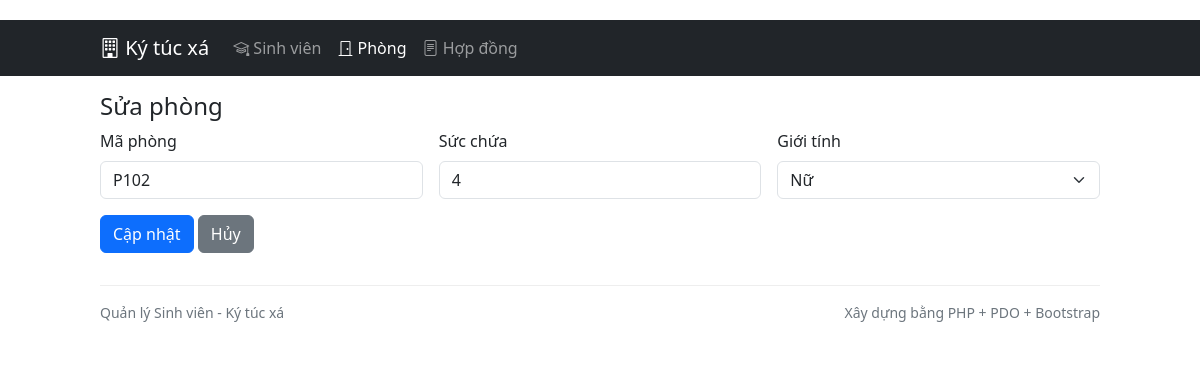
Page /index.php?r=rooms/edit&id=2 on the committed database.
### tables this page shows
CREATE TABLE IF NOT EXISTS `rooms` (
  `id` INT UNSIGNED NOT NULL AUTO_INCREMENT,
  `room_code` VARCHAR(20) NOT NULL,
  `capacity` INT UNSIGNED NOT NULL DEFAULT 4,
  `gender` ENUM('male','female','') NOT NULL DEFAULT '',
  `created_at` DATETIME NOT NULL,
  PRIMARY KEY (`id`),
  UNIQUE KEY `uniq_rooms_code` (`room_code`)
);

### config/database.php (called while the page is built, shortened)
<?php
function get_pdo(): PDO {
    $dsn = 'mysql:host=' . DB_HOST . ';dbname=' . DB_NAME . ';charset=' . DB_CHARSET;
    $options = [
        PDO::ATTR_ERRMODE => PDO::ERRMODE_EXCEPTION,
        PDO::ATTR_DEFAULT_FETCH_MODE => PDO::FETCH_ASSOC,
        PDO::ATTR_EMULATE_PREPARES => false,
    ];
    $pdo = new PDO($dsn, DB_USER, DB_PASS, $options);
    return $pdo;
}

### controllers/RoomController.php (called while the page is built, shortened)
<?php
require_once __DIR__ . '/../models/Room.php';
class RoomController {
    public function edit(): string {
        $id = (int)($_GET['id'] ?? 0);
        $room = Room::find($this->pdo, $id);
        $content = render_view('rooms/edit', ['errors' => [], 'room' => $room]);
        return render_view('layout', [
            'title' => 'Sửa phòng',
            'content' => $content,
        ]);
    }
}

### models/Room.php (called while the page is built, shortened)
<?php
class Room {
    public static function find(PDO $pdo, int $id): ?array {
        $stmt = $pdo->prepare('SELECT * FROM rooms WHERE id = ?');
        $stmt->execute([$id]);
        $row = $stmt->fetch();
        return $row ?: null;
    }
}

### index.php (the view, shortened to what this page needs)
<?php
require_once __DIR__ . '/config/database.php';
require_once __DIR__ . '/core/helpers.php';
require_once __DIR__ . '/models/Room.php';
require_once __DIR__ . '/controllers/RoomController.php';
$route = isset($_GET['r']) ? trim((string)$_GET['r']) : 'home/index';
[$controllerName, $action] = array_pad(explode('/', $route, 2), 2, 'index');
$controller = new $controllerClass(get_pdo());
echo $controller->$action();

### views/rooms/edit.php (shortened to what this page needs)
<h4>Sửa phòng</h4>
<form method="post" action="<?= h(base_url('index.php?r=rooms/update')) ?>" class="row g-3">
  <div class="col-md-4">
    <label class="form-label">Mã phòng</label>
    <input class="form-control" name="room_code" value="<?= h($room['room_code']) ?>">
  </div>
  <div class="col-md-4">
    <label class="form-label">Sức chứa</label>
    <input class="form-control" name="capacity" type="number" min="1" value="<?= h($room['capacity']) ?>">
  </div>
  <div class="col-md-4">
    <label class="form-label">Giới tính</label>
    <select class="form-select" name="gender">
      <option value="female" <?= $room['gender']==='female'?'selected':'' ?>>Nữ</option>
    </select>
  </div>
  <div class="col-12">
    <button class="btn btn-primary">Cập nhật</button>
    <a class="btn btn-secondary" href="<?= h(base_url('index.php?r=rooms/index')) ?>">Hủy</a>
  </div>
</form>

### views/layout.php (style rules this page uses)
body { padding-top: 20px; }
a { text-decoration: none; }

### rows in the picture
rooms: room_code "P102", capacity "4", gender "Nữ"

### other values in the picture
APP_NAME "Quản lý Sinh viên - Ký túc xá"
